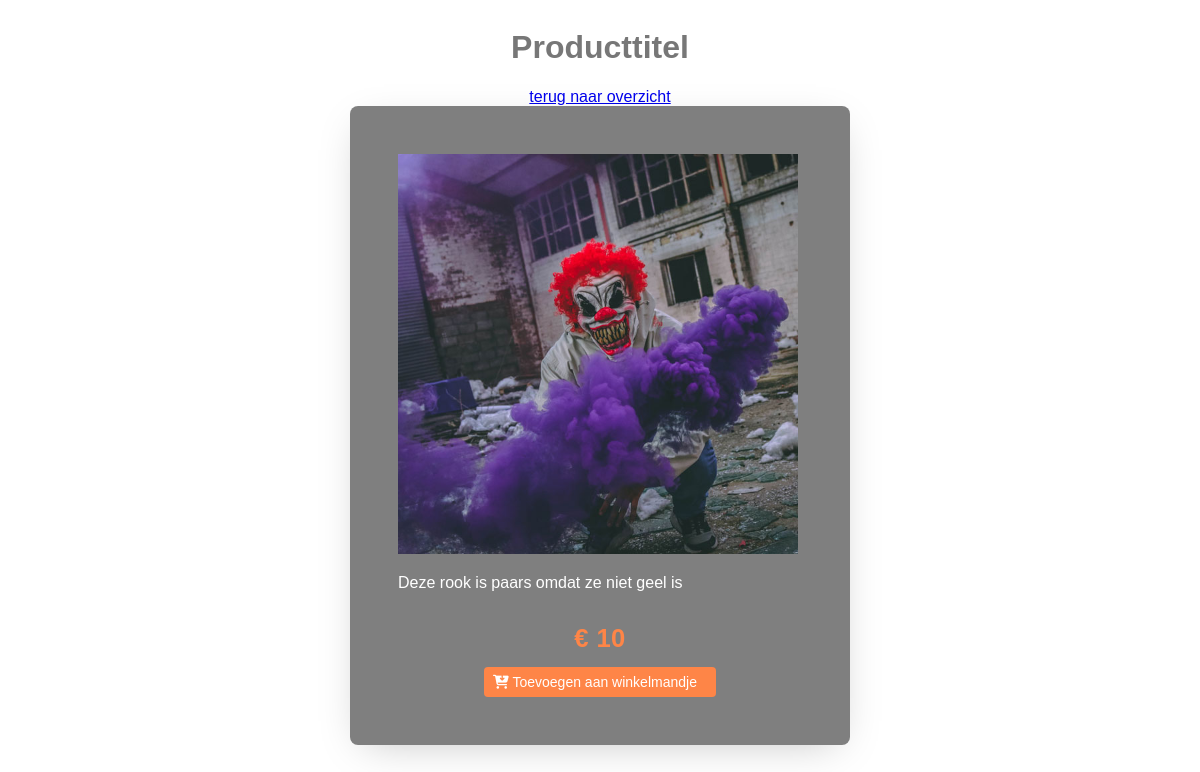
Screenshot of /detail.php?id=1 with the database file from the repository.
### tables this page shows
CREATE TABLE `producten` (
  `ID` int(255) NOT NULL,
  `titel` varchar(100) NOT NULL,
  `omschrijving` varchar(1000) NOT NULL,
  `kostprijs` varchar(100) NOT NULL,
  `afbeelding` varchar(100) NOT NULL,
  `catID` int(50) NOT NULL
);

### src/database/database.php (called while the page is built, shortened)
<?php
class Database
{
    private static function getConnection()
    {
        $user = 'root';
        $pass = 'root';
        $host = 'localhost';
        $db_name = 'Halloween';
        $dsn = "mysql:host=$host;dbname=$db_name";
        $db = new PDO($dsn, $user, $pass);
        return $db;
    }
    public static function getSingleRow($sql, $params = [], $type = null)
    {
        $conn = self::getConnection();
        $stmt = $conn->prepare($sql);
        $stmt->execute($params);
        if ($type == null) {
            $row = $stmt->fetch();
        } else {
            $stmt->setFetchMode(PDO::FETCH_CLASS | PDO::FETCH_PROPS_LATE, $type);
            $row = $stmt->fetch();
        }
        return $row;
    }
}
?>

### src/repository/halloweenrepository.php (called while the page is built, shortened)
<?php
require_once dirname(__FILE__) . "/../database/database.php";
class HalloweenRepository
{
    public static function getProductById($parID){
        $item = Database::getSingleRow("SELECT * FROM producten WHERE id=?", [$parID], "Product");
        return $item;
    }
}
?>

### detail.php (the view, shortened to what this page needs)
<?php
require_once dirname(__FILE__) . "/src/repository/halloweenrepository.php";
$product = HalloweenRepository::getProductById($_GET['id']);
?>
<!DOCTYPE html>
<html lang="en">
	<head>
		<link rel="stylesheet" href="css/screen.css" />
		<link rel="stylesheet" href="css/style.css" />
	</head>
	<body>
		<div class="wrapper-form">
			<div class="form-title">
				<h1>Producttitel</h1>
				<a href="index.php">terug naar overzicht</a>
			</div>
			<form>
				<div class="c-row">
					<img src="<?php echo $product->afbeelding ?>" alt="<?php echo $product->afbeelding ?>" class="c-row__image c-row__image--big" />
				</div>
				<div class="product-grid__row">
					<div class="c-row__input">
						<p><?php echo $product->omschrijving ?></p>
					</div>
				</div>
				<div class="product-grid__row" style="justify-content: center">
					<span class="product-grid__price"> € <?php echo $product->kostprijs ?></span>
				</div>
				<div class="product-grid__row" style="justify-content: center">
					<a href="index.php">
						<span class="product-grid__btn product-grid__add-to-cart" style="width: 100%"><i class="fas fa-cart-arrow-down"></i> Toevoegen aan winkelmandje</span>
					</a>
				</div>
			</form>
		</div>
	</body>
</html>

### css/screen.css (style rules this page uses)
* { box-sizing: border-box; }
body { height: 100vh; font-family: Verdana, Geneva, Tahoma, sans-serif; color: #777; }
body:before { z-index: -300; content: ""; position: fixed; top: 0; left: 0; width: 100%; height: 100%; background-image: url("../images/background.jpg"); background-size: cover; -webkit-filter: blur(1px) brightness(0.3); -moz-filter: blur(1px) brightness(0.5); -ms-filter: blur(1px) brightness(0.5); -o-filter: blur(1px) brightness(0.5); filter: blur(1px) brightness(0.3); }
.c-row__image { width: 400px; height: 100px; object-fit: cover; }
.c-row__image--big { height: 400px; }
h1 { justify-content: center; align-items: center; display: flex; }
.product-grid__row { display: flex; flex-wrap: wrap; }
.product-grid__price { color: #FE8547; font-weight: bold; letter-spacing: .4px; padding-top: 1rem; font-size: 160%; }
.product-grid__btn { display: inline-block; font-size: .875em; color: #777; background: #eee; padding: .5em .625em; margin-top: .875rem; margin-right: .625rem; cursor: pointer; border-radius: 4px; }
.product-grid__add-to-cart { color: #fff; background: #FE8547; }
.wrapper-form { display: flex; justify-content: center; align-items: center; flex-wrap: wrap; }
.form-title { display: flex; flex: 1 0 100%; flex-direction: column; align-items: center; }
form { padding: 3em; padding-bottom: 3em; border-radius: 8px; width: 500px; box-shadow: 0 10px 40px -14px rgba(0, 0, 0, 0.25); background-color: rgba(0, 0, 0, 0.5); color: white; }

### rows the page displays
producten: afbeelding (picture), omschrijving "Deze rook is paars omdat ze niet geel is", kostprijs "10"
